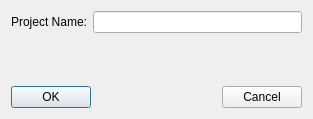
<?xml version="1.0" encoding="UTF-8"?>
<ui version="4.0">
 <class>NewProjectDialog</class>
 <widget class="QDialog" name="NewProjectDialog">
  <property name="geometry">
   <rect>
    <x>0</x>
    <y>0</y>
    <width>313</width>
    <height>119</height>
   </rect>
  </property>
  <property name="windowTitle">
   <string>Dialog</string>
  </property>
  <layout class="QVBoxLayout" name="verticalLayout_2">
   <item>
    <layout class="QVBoxLayout" name="verticalLayout">
     <item>
      <layout class="QHBoxLayout" name="horizontalLayout">
       <item>
        <widget class="QLabel" name="NewProjectLabel">
         <property name="text">
          <string>Project Name:</string>
         </property>
         <property name="alignment">
          <set>Qt::AlignRight|Qt::AlignTrailing|Qt::AlignVCenter</set>
         </property>
        </widget>
       </item>
       <item>
        <widget class="QLineEdit" name="ProjectName">
         <property name="text">
          <string/>
         </property>
        </widget>
       </item>
      </layout>
     </item>
     <item>
      <widget class="QLabel" name="Feedback">
       <property name="text">
        <string/>
       </property>
       <property name="alignment">
        <set>Qt::AlignCenter</set>
       </property>
      </widget>
     </item>
     <item>
      <layout class="QHBoxLayout" name="horizontalLayout_2">
       <item>
        <widget class="QPushButton" name="OKButton">
         <property name="text">
          <string>OK</string>
         </property>
        </widget>
       </item>
       <item>
        <spacer name="horizontalSpacer">
         <property name="orientation">
          <enum>Qt::Horizontal</enum>
         </property>
         <property name="sizeHint" stdset="0">
          <size>
           <width>40</width>
           <height>20</height>
          </size>
         </property>
        </spacer>
       </item>
       <item>
        <widget class="QPushButton" name="CancelButton">
         <property name="text">
          <string>Cancel</string>
         </property>
        </widget>
       </item>
      </layout>
     </item>
    </layout>
   </item>
  </layout>
 </widget>
 <resources/>
 <connections/>
</ui>
